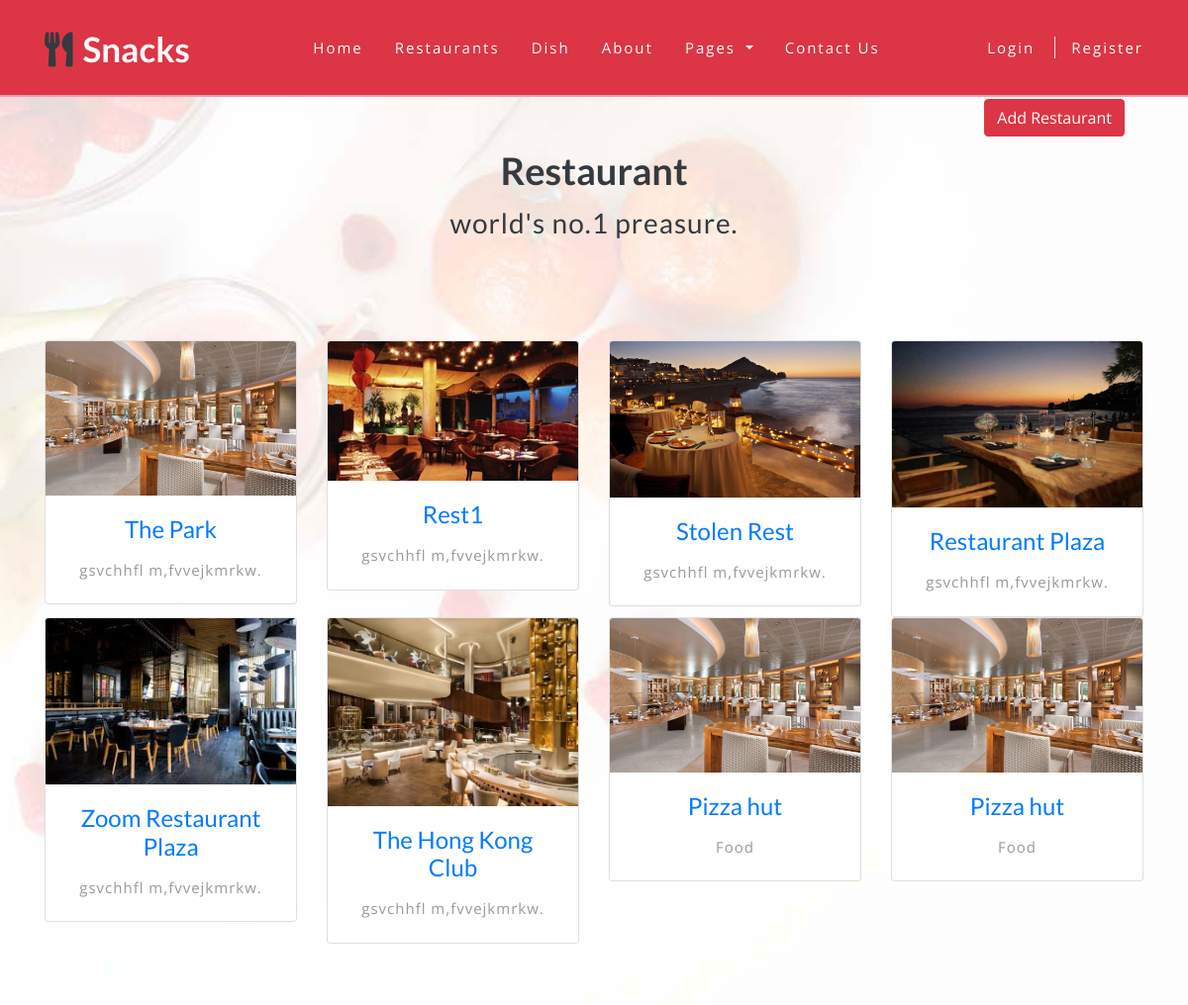
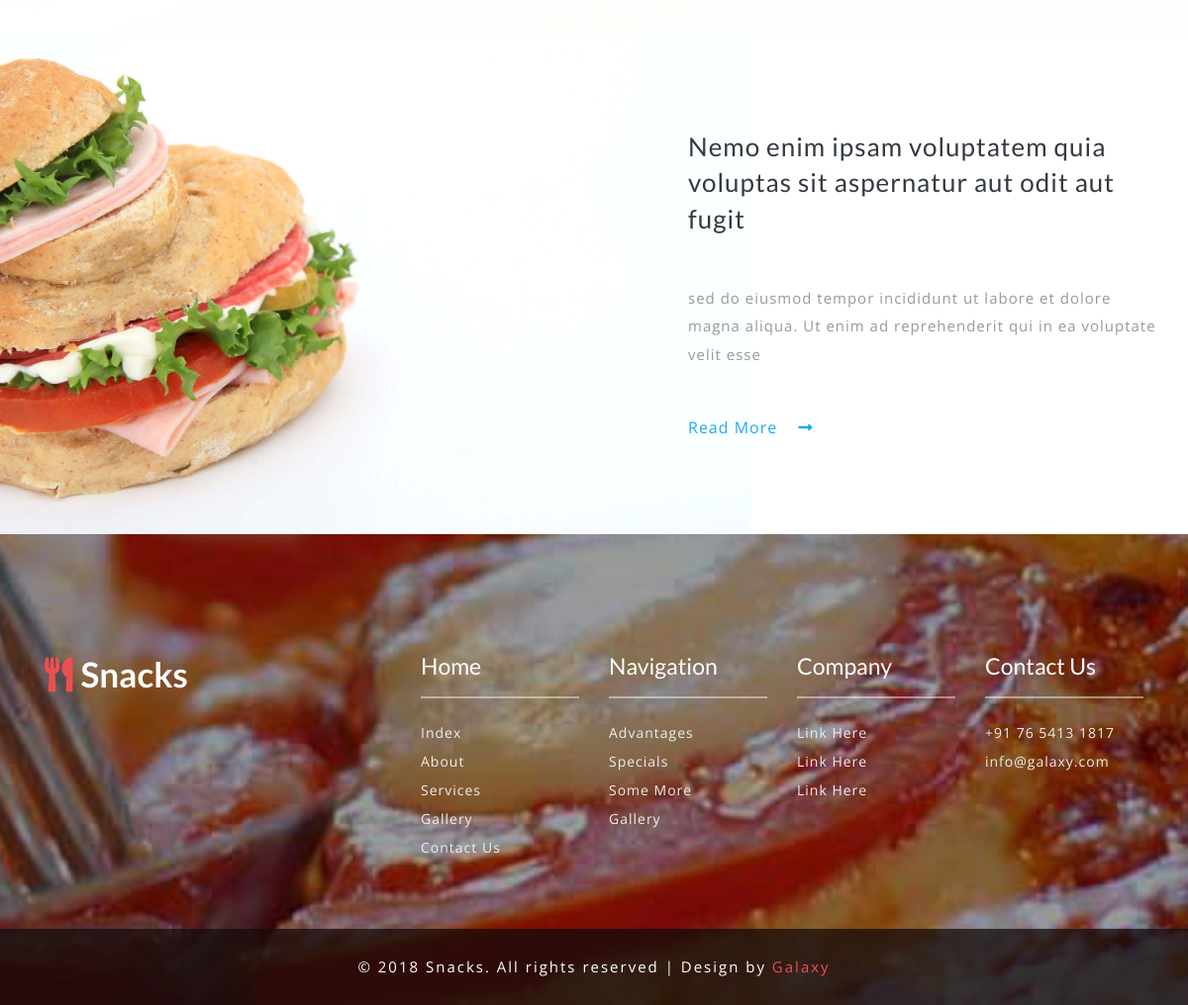
/restaurant/, run on the app's committed database (2 pictures, top to bottom).
### restaurant/models.py (models this page shows, shortened)
class Restaurant(models.Model):
    photo = models.ImageField(upload_to="restaurant")
    name = models.CharField(max_length=30)
    established = models.CharField(max_length=30)
    type = models.CharField(max_length=30)
    people = models.CharField(max_length=30)
    website = models.URLField(max_length = 30)
    address = models.TextField()
    city = models.CharField(max_length = 30 )
    state = models.CharField(max_length = 30 )
    street = models.CharField(max_length = 30)
    zip_code = models.CharField(max_length = 30)
    phone = models.CharField(max_length = 30 )
    company_background = models.TextField()
    services = models.TextField()
    expertise = models.TextField()

### restaurant/views.py (the view)
# urls.py: path('', views.RestaurantList.as_view(), name="restaurant"),
class RestaurantList(ListView):
    template_name = 'restaurant.html'
    model = Restaurant
    success_url = '/restaurant'

### templates/restaurant.html
{% extends 'base.html' %}
{% load static %}
{% block content %}
	<div class="about py-5" id="about">
		<div class="container py-xl-5 py-lg-3">
			<div class="row m-1">
				<div class="col-12"><a class="btn btn-danger float-right" href="{% url 'add-restaturant' %}">Add Restaurant</a></div>
			</div>
			<h3 class="title text-center text-dark mb-sm-5 mb-4">
				<span>Restaurant</span> world's no.1 preasure.</h3>
			<div class="row about-bottom-w3l text-center pt-lg-5">
				{% for restaurant in restaurant_list %}
				<div class="col-sm-3">
					<div class="card shadow">
						<img src="{{restaurant.photo.url}}" alt="" class="card-img-top">
						<a href="{% url 'restaurant-dish' restaurant.id %}">
						<div class="card-body">
							<h4 class="card-title">{{restaurant.name}}</h4>
							<p class="card-text">{{restaurant.services}}</p>
						</div>
						</a>
					</div>
				</div>
				{% endfor %}
			</div>
		</div>
	</div>
	<div class="agile-wthree-works py-5" id="some">
		<div class="container py-xl-5 py-lg-3">
			<div class="row">
				<div class="grids-w3ls-right-2 offset-lg-7 offset-sm-4">
					<h4 class="title text-dark mb-sm-5 mb-4">Nemo enim ipsam voluptatem quia voluptas sit aspernatur aut odit aut
						fugit</h4>
					<p class="mt-4">sed do eiusmod tempor incididunt ut labore et dolore magna aliqua. Ut enim ad reprehenderit qui in
						ea voluptate velit
						esse </p>
					<a href="#" class="button-w3ls mt-5" data-toggle="modal" data-target="#exampleModalCenter1">Read More
						<i class="fas fa-long-arrow-alt-right ml-3"></i>
					</a>
				</div>
			</div>
		</div>
	</div>
{% endblock %}

### static/home/css/smoothbox.css (style rules this page uses)
body, html { height:100%; width:100%; }

### static/home/css/style.css (style rules this page uses)
body { padding: 0; margin: 0; background: #FFF; font-family: 'Open Sans', sans-serif; }
body a { transition: 0.5s all; -webkit-transition: 0.5s all; -moz-transition: 0.5s all; -o-transition: 0.5s all; -ms-transition: 0.5s all; text-decoration: none; }
h1, h2, h3, h4, h5, h6 { margin: 0; padding: 0; font-family: 'Lato', sans-serif; }
p { margin: 0; padding: 0; font-family: 'Open Sans', sans-serif; font-size: 15px; letter-spacing: 1px; line-height: 1.9; color: #999; }
.about { background: url(../images/bg1.jpg) no-repeat center; background-size: cover; -webkit-background-size: cover; -moz-background-size: cover; -o-background-size: cover; -ms-background-size: cover; }
h3.title { font-size: 28px; letter-spacing: 1px; max-width: 560px; margin: 0 auto; line-height: 1.6; }
h3.title span { font-weight: 600; font-size: 38px; letter-spacing: 0px; display: block; }
a.button-w3ls { color: #22a6f5; font-size: 16px; display: inline-block; letter-spacing: 1px; }
.agile-wthree-works { background: url(../images/bg3.jpg) no-repeat left; background-size: contain; -webkit-background-size: contain; -moz-background-size: contain; -o-background-size: contain; -ms-background-size: contain; }
.grids-w3ls-right-2 h4 { font-size: 26px; letter-spacing: 1px; line-height: 1.4; }

### data on the page
Restaurant: photo (picture), name "The Park", services "gsvchhfl m,fvvejkmrkw."
Restaurant: photo (picture), name "Rest1", services "gsvchhfl m,fvvejkmrkw."
Restaurant: photo (picture), name "Stolen Rest", services "gsvchhfl m,fvvejkmrkw."
Restaurant: photo (picture), name "Restaurant Plaza", services "gsvchhfl m,fvvejkmrkw."
Restaurant: photo (picture), name "Zoom Restaurant Plaza", services "gsvchhfl m,fvvejkmrkw."
Restaurant: photo (picture), name "The Hong Kong Club", services "gsvchhfl m,fvvejkmrkw."
Restaurant: photo (picture), name "Pizza hut", services "Food"
Restaurant: photo (picture), name "Pizza hut", services "Food"
